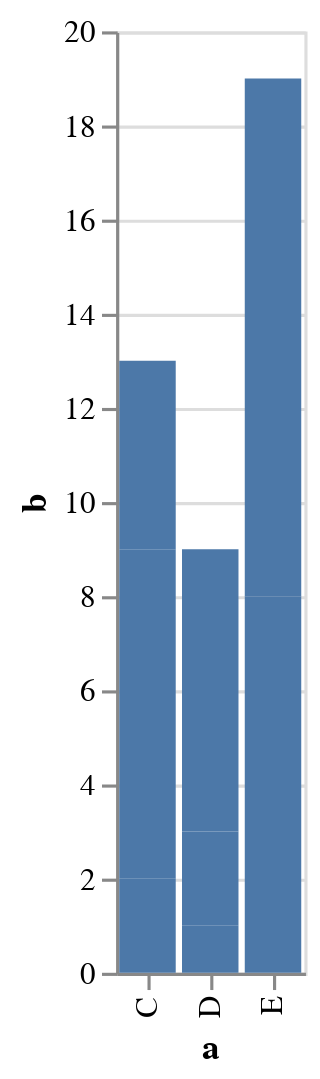

The notebook cell this image was saved under:
### Code cell
# Altair inferisce di dover calcolare la media del valore b da mostrare sul chart
alt.Chart(data).mark_bar().encode(
    alt.X('a'),
    alt.Y('b'),
)

### Figure 1 — Vega-Lite specification as saved in the notebook (floating-point values rounded to 4 significant figures)
{"config": {"view": {"continuousWidth": 300, "continuousHeight": 300}}, "data": {"name": "data-9b610f80003d046838adda5e50d859e9"}, "mark": {"type": "bar"}, "encoding": {"x": {"field": "a", "type": "nominal"}, "y": {"field": "b", "type": "quantitative"}}, "$schema": "https://vega.github.io/schema/vega-lite/v6.1.0.json", "datasets": {"data-9b610f80003d046838adda5e50d859e9": [{"a": "C", "b": 2}, {"a": "C", "b": 7}, {"a": "C", "b": 4}, {"a": "D", "b": 1}, {"a": "D", "b": 2}, {"a": "D", "b": 6}, {"a": "E", "b": 8}, {"a": "E", "b": 4}, {"a": "E", "b": 7}]}}
